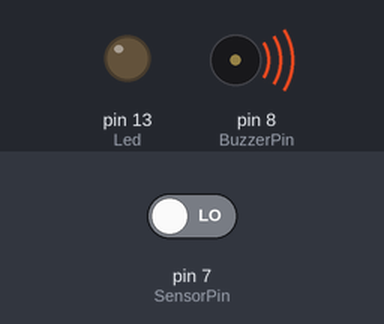
Simulated run of this sketch. Board: Arduino Uno, built with avr-gcc and run on an emulated ATmega328P. On the bench: output pins drawn as LEDs (lit = HIGH), buzzer (waves = sounding, pin HIGH). The test bench sets the inputs (shaded band); at power-on: pin 7 (SensorPin) LOW.

Above: at 1.2 s.
1.3 s: pin 7 (SensorPin) driven HIGH
At 1.9 s:
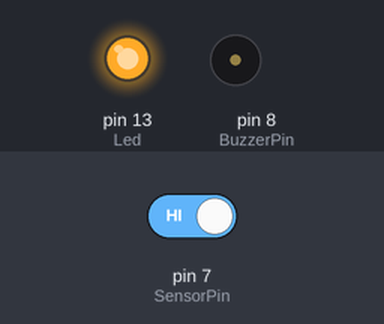
2.8 s: pin 7 (SensorPin) driven LOW
At 4.2 s:
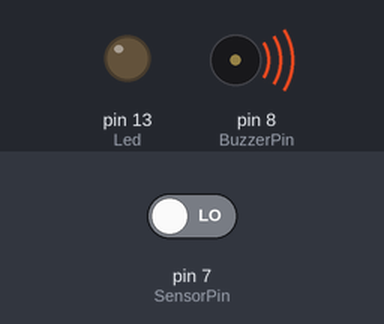
Timing chart, 0 to 5.8 s (numbered marks = the images above; inputs shaded):
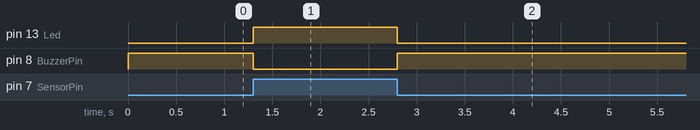

The sketch:

ir_sensor_interfacing.ino
```cpp
int Led=13;
int SensorPin=7;
int BuzzerPin=8;
void setup() {
  // put your setup code here, to run once:
pinMode(Led,OUTPUT);
pinMode(SensorPin,INPUT);
pinMode(BuzzerPin,OUTPUT);
}

void loop() {
  // put your main code here, to run repeatedly:
  int value= digitalRead(SensorPin);
  if(value==1){
    digitalWrite(Led,HIGH);
    digitalWrite(BuzzerPin,LOW);
  }
  else{
    digitalWrite(Led,LOW);
    digitalWrite(BuzzerPin,HIGH);
  }

}
```

Measured:
- after the input at 1.3 s, pin 13 (Led): LOW → HIGH at once; pin 8 (BuzzerPin): HIGH → LOW at once
- after the input at 2.8 s, pin 13 (Led): HIGH → LOW at once; pin 8 (BuzzerPin): LOW → HIGH at once
